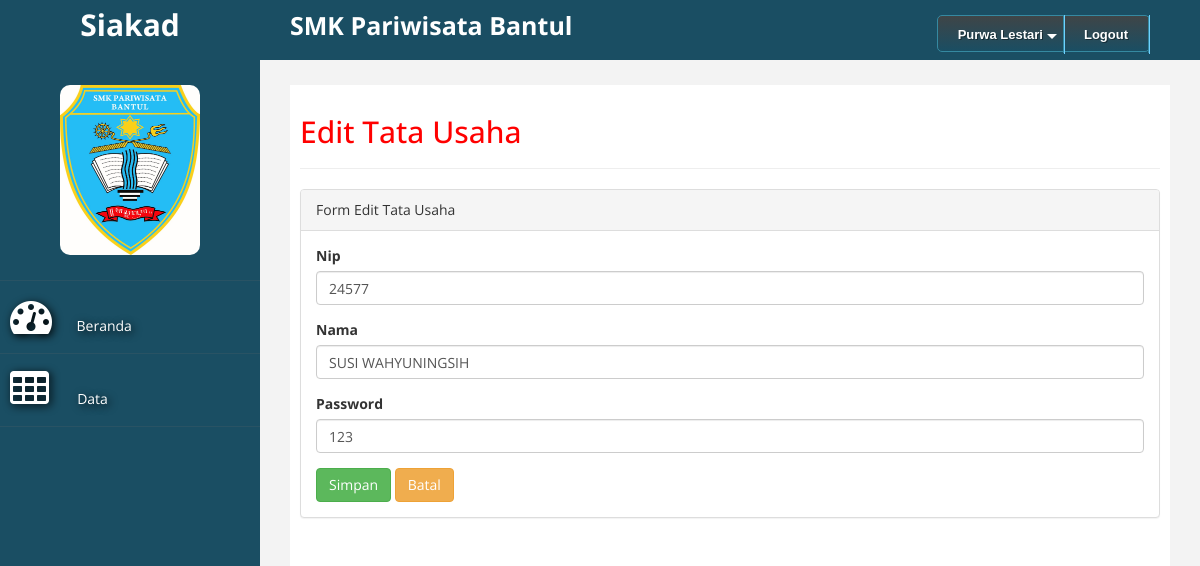
The app's page /index.php?act=edit_tata_usaha&nip=24577 (signed in) with its own data.
### tables this page shows
CREATE TABLE `guru` (
  `nip` int(5) NOT NULL,
  `nama` varchar(25) NOT NULL,
  `alamat` varchar(50) NOT NULL
);

CREATE TABLE `tata_usaha` (
  `nip` int(9) NOT NULL,
  `nama` varchar(25) NOT NULL
);

CREATE TABLE `akun` (
  `username` int(9) NOT NULL,
  `password` varchar(25) NOT NULL,
  `level` int(1) NOT NULL
);

### edit_tata_usaha.php (the view)
<?php
include('koneksi.php');
$nip = $_GET['nip'];
$query = mysqli_query($kon, "select * from tata_usaha where nip='$nip'") or die(mysqli_error());
$data = mysqli_fetch_array($query);
$sql2="select * from akun where username = '$nip'";
$hasil2=mysqli_query($kon, $sql2) ;
$data2 = mysqli_fetch_array($hasil2);
?>
<h2>Edit Tata Usaha</h2>
<hr>
<div class="panel panel-default">
<div class="panel-heading">
    Form Edit Tata Usaha
</div>
<div class="panel-body">
    <div class="row">
        <div class="col-md-12">
            <form action="proses_edit_tu.php" method="POST">
<div class="form-group">
    <label>Nip</label>
    <input class="form-control" name="nip" value="<?php echo $data['nip']; ?>" />
</div>
<div class="form-group">
    <label>Nama </label>
    <input class="form-control" name="nama" value="<?php echo $data['nama']; ?>" />
</div>
<div class="form-group">
    <label>Password</label>
    <input class="form-control" name="password" value="<?php echo $data2['password']; ?>" />
</div>
<div>
    <input type="submit" value="Simpan" name="simpan" class="btn btn-success">
    <input onclick="window.history.back()" type="reset" class="btn btn-warning" value="Batal">
</div>
</form>
</div>
</div>
</div>
</div>

### menu_atas.php (shortened to what this page needs)
<div id='cssmenu'>
<ul>
  <?php
    if($_SESSION['level'] == '1'){
    include 'koneksi.php';
  $sql = mysqli_query($kon,"select nama from guru where nip = $_SESSION[username]");
  $sql2 = mysqli_fetch_assoc($sql);
?>
   <li class='has-sub '><a href='#'><span><?php echo $sql2['nama']; ?></span></a>
 <?php } ?>
   </li>
   <li><a href='logout.php'><span>Logout</span></a></li>
</ul>
</div>

### custom.css (style rules this page uses)
body { font-family: 'Open Sans', sans-serif; }
h2 { color: #f00; }

### menu_atas.php (style rules this page uses)
#cssmenu { height:37px; display:block; padding:0; margin:0; border:1px solid; border-radius:5px; }
#cssmenu > ul { list-style:inside none; padding:0; margin:0; }
#cssmenu > ul > li { list-style:inside none; padding:0; margin:0; float:left; display:block; position:relative; }
#cssmenu > ul > li > a { outline:none; display:block; position:relative; padding:12px 20px; font:bold 13px/100% Arial, Helvetica, sans-serif; text-align:center; text-decoration:none; text-shadow:1px 1px 0 rgba(0,0,0, 0.4); }
#cssmenu > ul > li:first-child > a { border-radius:5px 0 0 5px; }
#cssmenu > ul > li > a:after { content:''; position:absolute; border-right:1px solid; top:-1px; bottom:-1px; right:-2px; z-index:99; }
#cssmenu > ul > li.has-sub > a:before { content:''; position:absolute; top:18px; right:6px; border:5px solid transparent; border-top:5px solid #fff; }
#cssmenu, #cssmenu > ul > li > ul > li a:hover { background:#3f4547; background:-moz-linear-gradient(top, #3f4547 0%, #1a4e63 100%); background:-webkit-gradient(linear, left top, left bottom, color-stop(0%,#3f4547), color-stop(100%,#1a4e63)); background:-webkit-linear-gradient(top, #3f4547 0%,#1a4e63 100%); background:-o-linear-gradient(top, #3f4547 0%,#1a4e63 100%); background:-ms-linear-gradient(top, #3f4547 0%,#1a4e63 100%); background:linear-gradient(top, #3f4547 0%,#1a4e63 100%); filter:progid:DXImageTransform.Microsoft.gradient(startColorstr='#3f4547', endColorstr='#1a4e63',GradientType=0); }
#cssmenu { border-color:#3589a1; }
#cssmenu > ul > li > a { border-right:1px solid #3589a1; color:#fff; }
#cssmenu > ul > li > a:after { border-color:#6ed1ff; }

### records on screen
guru: nama "Purwa Lestari"
tata_usaha: nip "24577", nama "SUSI WAHYUNINGSIH"
akun: password "123"
